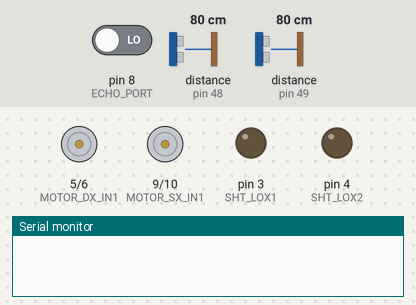
A sketch run on a simulated Arduino Uno, built with avr-gcc and run on an emulated ATmega328P. On the bench: motor-driver pin pairs drawn as motors (green arrow = first pin HIGH = forward, orange = second pin HIGH = backward, longer = more drive), output pins drawn as LEDs (lit = HIGH), the last lines printed to the serial monitor. Inputs (shaded band) come from the test bench; at power-on: distance to the obstacle (sensors on pin 48, pin 49) 80 cm, pin 8 (ECHO_PORT) LOW. The echo pulse lasts 58.3 µs per cm; pins used as bus, display or sensor lines are not drawn.

Above: at 0.1 s.
At 1.1 s:
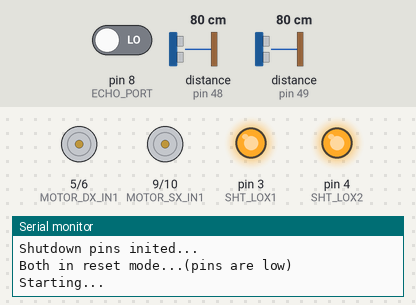
At 2.2 s:
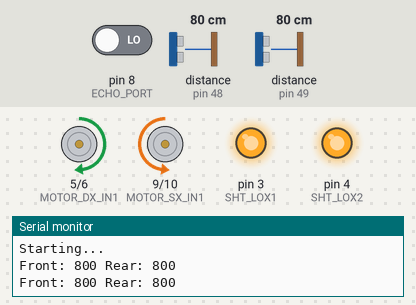
2.3 s: distance to the obstacle (sensor on pin 48) set to 250 cm
5.8 s: distance to the obstacle (sensor on pin 49) set to 250 cm
9.0 s: distance to the obstacle (sensor on pin 48) set to 2 cm
Timing chart, 0 to 12.0 s (numbered marks = the images above; inputs shaded):
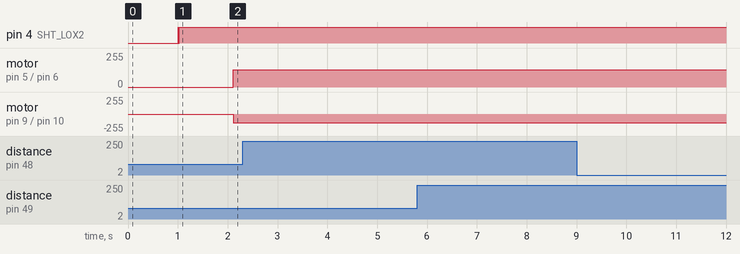

The sketch:

test.ino
```cpp
#include "Adafruit_VL53L0X.h"

// address we will assign if dual sensor is present
#define LOX1_ADDRESS 0x30
#define LOX2_ADDRESS 0x31

// set the pins to shutdown
#define SHT_LOX1 3
#define SHT_LOX2 4


#define LASERS_DISTANCE 0.118

#define MOTOR_DX_IN1 5
#define MOTOR_DX_IN2 6
#define MOTOR_SX_IN1 9
#define MOTOR_SX_IN2 10
#define FRONT_RIGHT_LED_PIN 12
#define FRONT_LEFT_LED_PIN 11
#define ON_RIGHT_WALL_DISTANCE 0.17
#define KP 0.37
#define KD 5
#define RIGHT_BASE_SPEED 140
#define LEFT_BASE_SPEED RIGHT_BASE_SPEED-24
#define ROTATION_SPEED 130
#define FRONT_CM_DISTANCE_OBSTACLE_AVOIDANCE_THRESHOLD 10

#define TRIGGER_PORT 7
#define ECHO_PORT 8

struct Distance {
    short int front;
    short int rear;
};


unsigned short previousMillis = 0;  // Salva il tempo dell'iterazione precedente
unsigned short currentMillis = 0;   // Salva il tempo corrente
short int previousError = 0;

// objects for the vl53l0x
Adafruit_VL53L0X lox1 = Adafruit_VL53L0X();
Adafruit_VL53L0X lox2 = Adafruit_VL53L0X();

// this holds the measurement
VL53L0X_RangingMeasurementData_t measure1;
VL53L0X_RangingMeasurementData_t measure2;

/*
    Reset all sensors by setting all of their XSHUT pins low for delay(10), then set all XSHUT high to bring out of reset
    Keep sensor #1 awake by keeping XSHUT pin high
    Put all other sensors into shutdown by pulling XSHUT pins low
    Initialize sensor #1 with lox.begin(new_i2c_address) Pick any number but 0x29 and it must be under 0x7F. Going with 0x30 to 0x3F is probably OK.
    Keep sensor #1 awake, and now bring sensor #2 out of reset by setting its XSHUT pin high.
    Initialize sensor #2 with lox.begin(new_i2c_address) Pick any number but 0x29 and whatever you set the first sensor to
 */
void setID() {
  // all reset
  digitalWrite(SHT_LOX1, LOW);
  digitalWrite(SHT_LOX2, LOW);
  delay(10);
  // all unreset
  digitalWrite(SHT_LOX1, HIGH);
  digitalWrite(SHT_LOX2, HIGH);
  delay(10);

  // activating LOX1 and resetting LOX2
  digitalWrite(SHT_LOX1, HIGH);
  digitalWrite(SHT_LOX2, LOW);

  // initing LOX1
  if(!lox1.begin(LOX1_ADDRESS)) {
    Serial.println(F("Failed to boot first VL53L0X"));
    while(1);
  }
  delay(10);

  // activating LOX2
  digitalWrite(SHT_LOX2, HIGH);
  delay(10);

  //initing LOX2
  if(!lox2.begin(LOX2_ADDRESS)) {
    Serial.println(F("Failed to boot second VL53L0X"));
    while(1);
  }
}

Distance read_dual_sensors() {
  Distance d;
  lox1.rangingTest(&measure1, false); // pass in 'true' to get debug data printout!
  lox2.rangingTest(&measure2, false); // pass in 'true' to get debug data printout!

  // print sensor one reading
  Serial.print(F("Front: "));
  if(measure2.RangeStatus != 4) {     // if not out of range
    d.front = measure2.RangeMilliMeter;
    Serial.print(d.front);
  } else {
    Serial.print(F("Out of range"));
  }


  Serial.print(F(" "));

  // print sensor two reading
  Serial.print(F("Rear: "));
  if(measure1.RangeStatus != 4) {
    d.rear = measure1.RangeMilliMeter;
    Serial.print(d.rear);
  } else {
    Serial.print(F("Out of range"));
  }


  Serial.println();
  return d;
}

void setup() {
  Serial.begin(115200);

  // wait until serial port opens for native USB devices
  while (! Serial) { delay(1); }
  delay(1000); // Aspetta che tutto si stabilizzi

  pinMode(SHT_LOX1, OUTPUT);
  pinMode(SHT_LOX2, OUTPUT);

  pinMode( TRIGGER_PORT, OUTPUT );
  pinMode( ECHO_PORT, INPUT );

  Serial.println(F("Shutdown pins inited..."));

  digitalWrite(SHT_LOX1, LOW);
  digitalWrite(SHT_LOX2, LOW);

  Serial.println(F("Both in reset mode...(pins are low)"));


  Serial.println(F("Starting..."));
  setID();

  pinMode(MOTOR_DX_IN1, OUTPUT);
  pinMode(MOTOR_DX_IN2, OUTPUT);
  pinMode(MOTOR_SX_IN1, OUTPUT);
  pinMode(MOTOR_SX_IN2, OUTPUT);
  pinMode(FRONT_LEFT_LED_PIN, INPUT);
  pinMode(FRONT_RIGHT_LED_PIN, INPUT);

}

Distance getDistance() {
  Distance d;
  VL53L0X_RangingMeasurementData_t measure1;
  //Serial.print("Reading a measurement...1 ");
  lox1.rangingTest(&measure1, false); // pass in 'true' to get debug data printout!
  if (measure1.RangeStatus != 4) {  // phase failures have incorrect data
    //Serial.print("Distance (mm): "); Serial.println(measure1.RangeMilliMeter);
    d.rear = measure1.RangeMilliMeter*0.001;
  } else {
    //Serial.println(" out of range ");
    d.rear = 2000;
  }

  delay(10);

  VL53L0X_RangingMeasurementData_t measure2;
  //Serial.print("Reading a measurement...2 ");
  lox2.rangingTest(&measure2, false); // pass in 'true' to get debug data printout!
  if (measure2.RangeStatus != 4) {  // phase failures have incorrect data
    //Serial.print("Distance (mm): "); Serial.println(measure2.RangeMilliMeter);
    d.front = measure2.RangeMilliMeter*0.001;
  } else {
    //Serial.println(" out of range ");
    d.front = 2000;
  }
  delay(10);

  return d;
}


void moveForwardWithFeedback(short int pwm, bool emergency_flag, short int error_dot){
    short int proportional_feedback = pwm*KP;
    short int derivative_feedback = error_dot*KD;
    short int r_speed = constrain(RIGHT_BASE_SPEED+proportional_feedback+derivative_feedback,0,255);
    short int l_speed = constrain(LEFT_BASE_SPEED-proportional_feedback-derivative_feedback,0,255);
    if (emergency_flag){
      l_speed=l_speed/2;
    }
    Serial.print(" FEEDBACK R_PWM:");
    Serial.print(r_speed);
    Serial.print(" L_PWM:");
    Serial.println(l_speed);

    if (r_speed>0){
      analogWrite(MOTOR_DX_IN1, r_speed);
      analogWrite(MOTOR_DX_IN2, 0);
    } else {
      analogWrite(MOTOR_DX_IN1, 0);
      analogWrite(MOTOR_DX_IN2, -r_speed);
    }
    if (l_speed>0){
      analogWrite(MOTOR_SX_IN1, l_speed);
      analogWrite(MOTOR_SX_IN2, 0);
    } else {
      analogWrite(MOTOR_SX_IN1, 0);
      analogWrite(MOTOR_SX_IN2, -l_speed);
    }
}

void moveForward(){
  Serial.print(" FORWARD R_PWM:");
  Serial.print(RIGHT_BASE_SPEED);
  Serial.print(" L_PWM:");
  Serial.println(LEFT_BASE_SPEED);
  analogWrite(MOTOR_DX_IN1, RIGHT_BASE_SPEED);
  analogWrite(MOTOR_DX_IN2, 0);
  analogWrite(MOTOR_SX_IN1, LEFT_BASE_SPEED);
  analogWrite(MOTOR_SX_IN2, 0);
  Serial.println("");
}


bool checkFrontObstacle(){
  if (frontDistance()<FRONT_CM_DISTANCE_OBSTACLE_AVOIDANCE_THRESHOLD)
    return true;
  bool left_obstacle = 1-digitalRead(FRONT_LEFT_LED_PIN);
  bool right_obstacle = 1-digitalRead(FRONT_RIGHT_LED_PIN);
  return left_obstacle || right_obstacle;
}

void rotateLeft(){
  // Ruota in senso orario
  analogWrite(MOTOR_DX_IN1, ROTATION_SPEED);
  analogWrite(MOTOR_DX_IN2, 0);
  analogWrite(MOTOR_SX_IN1, 0);
  analogWrite(MOTOR_SX_IN2, ROTATION_SPEED);
}

short int frontDistance(){
  //porta bassa l'uscita del trigger
  digitalWrite( TRIGGER_PORT, LOW );
  //invia un impulso di 10microsec su trigger
  digitalWrite( TRIGGER_PORT, HIGH );
  delayMicroseconds( 10 );
  digitalWrite( ECHO_PORT, LOW );
  long duration = pulseIn( ECHO_PORT, HIGH );
  long r = 0.034 * duration / 2;
  /*Serial.print( "durata: " );
  Serial.print( duration );
  Serial.print( " , " );
  Serial.print( "distanza: " );
  if( duration > 38000 )
    Serial.println( "fuori portata");
  else{
    Serial.print( r ); Serial.println( "cm" );
  }*/
  //delay(10);
  return r;
}

void loop() {
  currentMillis = millis();
  double elapsedTime = (currentMillis - previousMillis)*0.001;
  Distance d = read_dual_sensors();
  short int error = d.rear-d.front;
  //Serial.print("Error:");
  //Serial.print(error);
  Serial.println();
  bool emergency_flag = false;

  bool frontObstacle = checkFrontObstacle();
  //Serial.print(" FRONT_OBSTACLE ");
  //Serial.print(frontObstacle);
  if (d.front<100 && d.rear<155){
    emergency_flag = true;
  }
  if (frontObstacle){
    rotateLeft();
  }
  else if (d.front>300 && d.rear>300){
    moveForward();
  }else{
    moveForwardWithFeedback(error, emergency_flag, error-previousError);
  }
  //delay(10);
  previousError = error;
}
```
